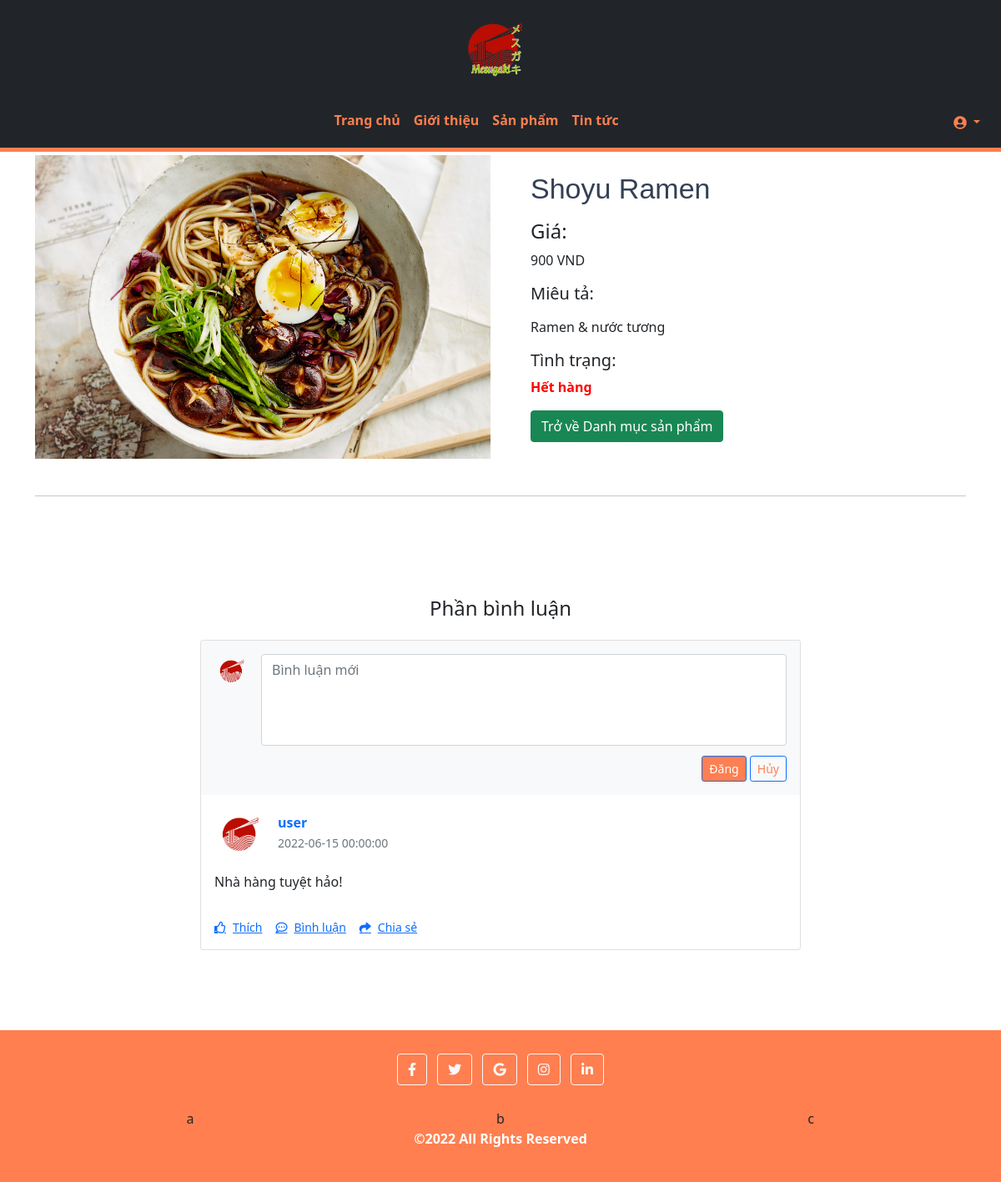
/productInfo.php, run on the app's committed database.
### tables this page shows
CREATE TABLE `product` (
  `id` int(10) UNSIGNED NOT NULL,
  `name` varchar(100) NOT NULL,
  `description` text NOT NULL,
  `price` float UNSIGNED NOT NULL,
  `img_path` text NOT NULL,
  `status` tinyint(1) NOT NULL DEFAULT 1 COMMENT '0: unavailable, 1: available',
  `feature` tinyint(1) NOT NULL DEFAULT 1 COMMENT '0: not featured on news, 1: featured on news'
);

CREATE TABLE `prod_comments` (
  `id` int(10) UNSIGNED NOT NULL,
  `user_id` int(11) NOT NULL,
  `datetime` datetime NOT NULL,
  `content` text NOT NULL,
  `prod_id` int NOT NULL
);

CREATE TABLE `user` (
  `id` int(10) UNSIGNED NOT NULL,
  `username` varchar(100) NOT NULL,
  `password` varchar(255) NOT NULL,
  `full_name` varchar(100) NOT NULL,
  `sex` varchar(6) NOT NULL COMMENT 'Nam, Nữ, Khác',
  `birthday` date NOT NULL,
  `email` varchar(50) NOT NULL,
  `phone` varchar(15) NOT NULL,
  `address` varchar(255) NOT NULL,
  `active` tinyint(1) NOT NULL DEFAULT 1 COMMENT '0: banned, 1: active'
);

### productInfo.php (the view, shortened to what this page needs)
<?php
  require_once('config/config.php');
  $prod_id = "";
  $query = "SELECT * FROM product WHERE id = '" . $prod_id . "'";
  $res = mysqli_query($conn, $query);
  $dish = mysqli_fetch_all($res, MYSQLI_ASSOC);
  $dish1 = $dish[0];
  $query1 = "SELECT * FROM prod_comments WHERE prod_id = '" . $prod_id . "'";
  $res = mysqli_query($conn, $query1);
  $cmts = mysqli_fetch_all($res, MYSQLI_ASSOC);
  $query2 = "SELECT id, username FROM user";
  $res = mysqli_query($conn, $query2);
  $users = mysqli_fetch_all($res, MYSQLI_ASSOC);
?>
<!DOCTYPE html>
<html lang="en">
<head>
  <link href="https://cdnjs.cloudflare.com/ajax/libs/font-awesome/5.9.0/css/all.min.css" rel="stylesheet">
  <link href="https://cdn.jsdelivr.net/npm/bootstrap@5.1.3/dist/css/bootstrap.min.css" rel="stylesheet">
  <link rel="stylesheet" href="styles/productInfo-style.css">
</head>
<body>
  <div>
    <?php $IPATH = $_SERVER["DOCUMENT_ROOT"]."/btl-web/";
    include($IPATH."navbar.php");?>
  </div>
  <main class="">
    <div class="container dark-grey-text">
      <div class="row">
        <div class="col-md-6 mb-4" style="display: flex; align-items: center; justify-content: center">
          <img src="<?php echo htmlspecialchars($dish1['img_path']); ?>" class="img-fluid" alt="">
        </div>
        <div class="col-md-6 mb-4">
          <div class="p-4">
            <div class="mb-3">
                <h1><?php echo htmlspecialchars($dish1['name']); ?></h1>
            </div>
            <p class="lead">
              <span><h4>Giá:</h4><?php echo htmlspecialchars($dish1['price']); ?> VND</span>
            </p>
            <p class="lead font-weight-bold"><h5>Miêu tả:</h5></p>
            <p><?php echo htmlspecialchars($dish1['description']); ?></p>
            <p>
              <h5>Tình trạng:</h5>
              <?php
                if ($dish1['status'] == 1) {
                  echo '<p class="stat-ok">Còn hàng</p>';
                } else {
                  echo '<p class="stat-fail">Hết hàng</p>';
                }
              ?>
            </p>
            <a href="productsList.php" class="btn btn-success">Trở về Danh mục sản phẩm</a>
          </div>
        </div>
      </div>
      <hr>
      <div class="container my-5 py-5">
        <div class="row d-flex justify-content-center commentDISP">
        <div class="col-md-6 text-center">
          <h4 class="my-4 h4">Phần bình luận</h4>
        </div>
        </div>
        <div class="row d-flex justify-content-center">
          <div class="col-md-12 col-lg-10 col-xl-8">
            <div class="card">
              <div class="card-header py-3 border-0" style="background-color: #f8f9fa;">
                <form action="" method="post">
                  <div class="d-flex flex-start w-100">
                    <img class="rounded-circle shadow-1-strong me-3"
                      src="img/logo.png" alt="avatar" width="40"
                      height="40" />
                    <div class="form-outline w-100">
                      <textarea class="form-control" id="textAreaExample" rows="4"
                        style="background: #fff; resize: none;" placeholder="Bình luận mới" name="comment_text"></textarea>
                    </div>
                  </div>
                  <div class="float-end mt-2 pt-1">
                    <button type="submit" class="btn-orange btn btn-primary btn-sm" name="comment_post">Đăng</button>
                    <input type="reset" class="btn-orange-out btn btn-outline-primary btn-sm" value="Hủy"></input>
                  </div>
                </form>
              </div>
              <?php
                foreach($cmts as $comment){
              ?>
              <div class="card-body">
                <div class="d-flex flex-start align-items-center">
                  <img class="rounded-circle shadow-1-strong me-3"
                    src="img/logo.png" alt="avatar" width="60"
                    height="60" />
                  <div>
                    <h6 class="fw-bold text-primary mb-1">
                      <?php $key = array_search($comment['user_id'], array_column($users, 'id'));
                      echo ($users[$key]['username']);
                      ?>
                    </h6>
                    <p class="text-muted small mb-0">
                      <?php echo $comment['datetime'];?>
                    </p>
                  </div>
                </div>
                <p class="mt-3 mb-4 pb-2">
                  <?php echo $comment['content'];?>
                </p>
                <div class="small d-flex justify-content-start">
                  <a href="#!" class="d-flex align-items-center me-3">
                    <i class="far fa-thumbs-up me-2"></i>
                    <p class="mb-0">Thích</p>
                  </a>
                  <a href="#!" class="d-flex align-items-center me-3">
                    <i class="far fa-comment-dots me-2"></i>
                    <p class="mb-0">Bình luận</p>
                  </a>
                  <a href="#!" class="d-flex align-items-center me-3">
                    <i class="fas fa-share me-2"></i>
                    <p class="mb-0">Chia sẻ</p>
                  </a>
                </div>
              </div>
              <?php
                }
              ?>
            </div>
          </div>
        </div>
      </div>
    </div>
  </main>
  <div>
    <?php $IPATH = $_SERVER["DOCUMENT_ROOT"]."/btl-web/";
    include($IPATH."footer.php");?>
</body>
</html>

### styles/productInfo-style.css (style rules this page uses)
h1 { font-family: "Segoe UI Black", sans-serif; display: inline-block; position: relative; text-align: center; font-size: 34px; color: #344055; margin: 0; }
.stat-fail { color: red; font-weight: bold; }
.btn-orange { background-color: var(--color); }
.btn-orange-out { color: var(--color); }

### styles/header.css (style rules this page uses)
* { margin: 0; padding: 0; box-sizing: border-box; outline: none; border: none; text-decoration: none; transition: 0.2s linear; }
:root { --color: #ff7f50; --border: 5px solid #ff7f50; --gray: #57606f; --bg: rgba(255, 255, 255, 0.3); }

### data on the page
product: img_path (picture), name "Shoyu Ramen", price "900", description "Ramen & nước tương"
prod_comments: user.username "user", datetime "2022-06-15 00:00:00", content "Nhà hàng tuyệt hảo!"
